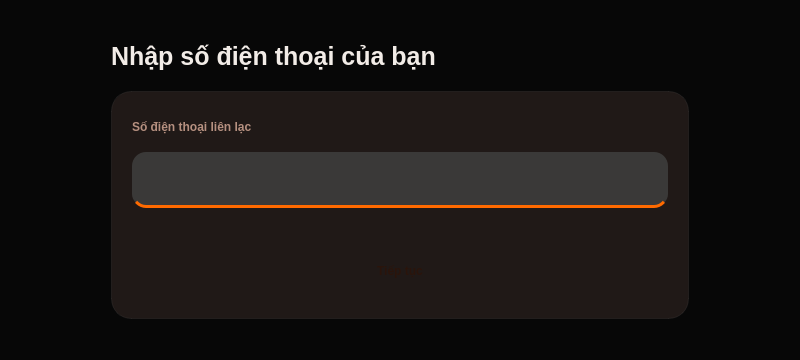
<?xml version="1.0" encoding="UTF-8"?>
<ui version="4.0">
 <class>Form</class>
 <widget class="QWidget" name="Form">
  <property name="geometry">
   <rect>
    <x>0</x>
    <y>0</y>
    <width>800</width>
    <height>360</height>
   </rect>
  </property>
  <property name="windowTitle">
   <string>Form</string>
  </property>
  <property name="styleSheet">
   <string notr="true">QWidget#Form {
    background-color: #070707;
    color: #F3EEEA;
    font-family: &quot;Segoe UI&quot;;
}

/* ===== Title ===== */
QLabel#labelTitle {
    background: transparent;
    color: #F2ECE7;
    font-size: 25px;
    font-weight: 800;
    qproperty-alignment: AlignCenter;
}

/* ===== Card ===== */
QFrame#formCard {
    background-color: rgba(34, 26, 24, 0.92);
    border: 1px solid rgba(255, 255, 255, 0.06);
    border-radius: 20px;
}

/* ===== Label nhỏ ===== */
QLabel#labelTitleCard {
    background: transparent;
    color: #B69080;
    font-weight: 700;
}

/* ===== Input container ===== */
QFrame#frame {
    background-color: #3A3938;
    border: none;
    border-bottom: 3px solid #FF6A00;
    border-radius: 14px;
}

/* ===== Input text ===== */
QLineEdit#input {
    background: transparent;
    border: none;
    color: #F7F3F0;
    font-weight: 800;
    padding-left: 12px;
    selection-background-color: #FF6A00;
}

/* focus nhẹ */
QLineEdit#input:focus {
    color: #FFFFFF;
}

/* placeholder */
QLineEdit#input::placeholder {
    color: rgba(255,255,255,0.35);
}

/* ===== Button ===== */
QPushButton#btnConfirm {
    background-color: qlineargradient(
        x1:0, y1:0, x2:1, y2:0,
        stop:0 #F3B294,
        stop:1 #FF7200
    );
    color: #2A140B;
    border: none;
    border-radius: 14px;
    font-weight: 900;
}

/* hover */
QPushButton#btnConfirm:hover {
    background-color: qlineargradient(
        x1:0, y1:0, x2:1, y2:0,
        stop:0 #F7B99D,
        stop:1 #FF7C14
    );
}

/* pressed */
QPushButton#btnConfirm:pressed {
    background-color: qlineargradient(
        x1:0, y1:0, x2:1, y2:0,
        stop:0 #E6A88A,
        stop:1 #E56700
    );
}</string>
  </property>
  <layout class="QVBoxLayout" name="verticalLayout_5">
   <item>
    <layout class="QVBoxLayout" name="verticalLayout_4">
     <property name="spacing">
      <number>20</number>
     </property>
     <property name="leftMargin">
      <number>100</number>
     </property>
     <property name="topMargin">
      <number>30</number>
     </property>
     <property name="rightMargin">
      <number>100</number>
     </property>
     <property name="bottomMargin">
      <number>30</number>
     </property>
     <item>
      <widget class="QLabel" name="labelTitle">
       <property name="maximumSize">
        <size>
         <width>16777215</width>
         <height>30</height>
        </size>
       </property>
       <property name="text">
        <string>Nhập số điện thoại của bạn</string>
       </property>
      </widget>
     </item>
     <item>
      <widget class="QFrame" name="formCard">
       <property name="frameShape">
        <enum>QFrame::Shape::StyledPanel</enum>
       </property>
       <property name="frameShadow">
        <enum>QFrame::Shadow::Raised</enum>
       </property>
       <layout class="QVBoxLayout" name="verticalLayout_3">
        <property name="spacing">
         <number>10</number>
        </property>
        <property name="leftMargin">
         <number>20</number>
        </property>
        <property name="topMargin">
         <number>20</number>
        </property>
        <property name="rightMargin">
         <number>20</number>
        </property>
        <property name="bottomMargin">
         <number>20</number>
        </property>
        <item>
         <layout class="QVBoxLayout" name="verticalLayout_2">
          <item>
           <widget class="QLabel" name="labelTitleCard">
            <property name="maximumSize">
             <size>
              <width>16777215</width>
              <height>30</height>
             </size>
            </property>
            <property name="text">
             <string>Số điện thoại liên lạc</string>
            </property>
           </widget>
          </item>
          <item>
           <widget class="QFrame" name="frame">
            <property name="frameShape">
             <enum>QFrame::Shape::StyledPanel</enum>
            </property>
            <property name="frameShadow">
             <enum>QFrame::Shadow::Raised</enum>
            </property>
            <layout class="QVBoxLayout" name="verticalLayout">
             <item>
              <widget class="QLineEdit" name="input">
               <property name="maximumSize">
                <size>
                 <width>16777215</width>
                 <height>70</height>
                </size>
               </property>
               <property name="maxLength">
                <number>10</number>
               </property>
              </widget>
             </item>
            </layout>
           </widget>
          </item>
          <item>
           <spacer name="verticalSpacer">
            <property name="orientation">
             <enum>Qt::Orientation::Vertical</enum>
            </property>
            <property name="sizeType">
             <enum>QSizePolicy::Policy::Fixed</enum>
            </property>
            <property name="sizeHint" stdset="0">
             <size>
              <width>20</width>
              <height>25</height>
             </size>
            </property>
           </spacer>
          </item>
          <item>
           <widget class="QPushButton" name="btnConfirm">
            <property name="maximumSize">
             <size>
              <width>16777215</width>
              <height>90</height>
             </size>
            </property>
            <property name="text">
             <string>Tiếp tục</string>
            </property>
           </widget>
          </item>
         </layout>
        </item>
       </layout>
      </widget>
     </item>
    </layout>
   </item>
  </layout>
 </widget>
 <resources/>
 <connections/>
</ui>
